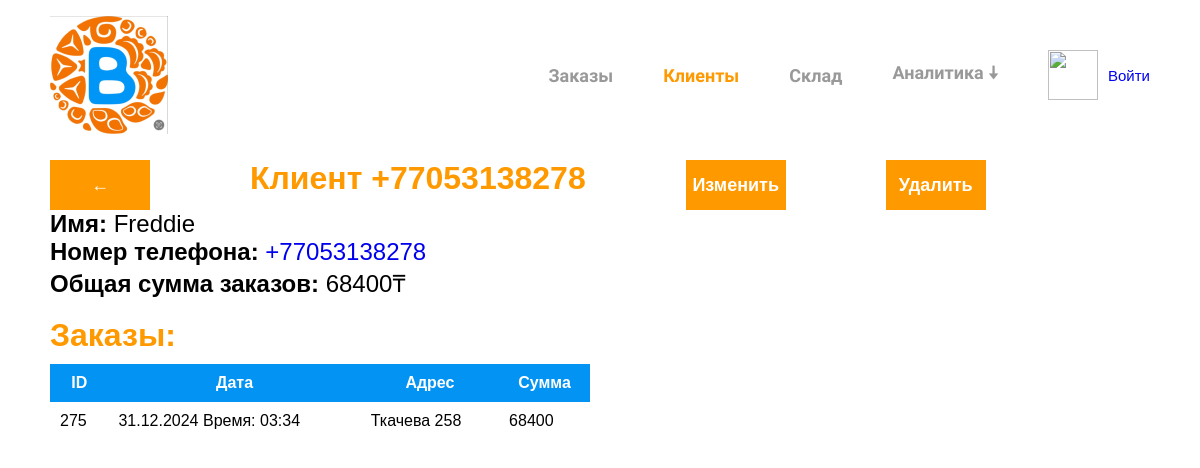
Page /clients/77053138278/ on the committed database.
### clients/models.py (models this page shows, shortened)
class Client(models.Model):
    phone_number = models.CharField(verbose_name="Номер телефона", max_length=15, unique=True, primary_key=True)
    password = models.CharField(verbose_name="Пароль", max_length=100, default="12345678")
    name = models.CharField(verbose_name="Имя", max_length=100)
    address = models.CharField(verbose_name="Адрес", max_length=150)
    total = models.DecimalField(verbose_name="Общая сумма заказов", default=0, max_digits=20, decimal_places=2)
    created_at = models.DateTimeField(auto_now_add=True)
    is_active = models.BooleanField(default=True)
    class Meta:
        ordering = ["-created_at"]

### orders/models.py (models this page shows, shortened)
class Order(models.Model):
    STAGES = {"1": 'Упаковка',
              "2": 'Готов к доставке',
              "3": "Доставляется",
              "4": "Завершен"}
    TYPE_OF_PAYMENTS = {"1": 'Kaspi QR',
                        "2": 'Перевод',
                        "3": "Наличные"}
    TYPE_OF_ORDERS = {"1": "Онлайн",
                      "2": "Оффлайн"}
    phone_number = models.ForeignKey(Client,
                                     related_name="orders",
                                     on_delete=models.CASCADE)
    address = models.CharField(verbose_name="Адрес", max_length=150)
    stage = models.CharField(verbose_name="Этап заказа", choices=STAGES, max_length=20, default="1")
    type_of_payment = models.CharField(verbose_name="Тип оплаты", choices=TYPE_OF_PAYMENTS, max_length=20)
    type_of_order = models.CharField(verbose_name="Тип заказа", choices=TYPE_OF_ORDERS, max_length=20)
    review = models.TextField(verbose_name="Отзыв клиента", max_length=200, null=True, blank=True)
    created_at = models.DateTimeField(auto_now_add=True)
    updated_at = models.DateTimeField(auto_now=True)
    class Meta:
        ordering = ['-created_at']
        indexes = [
			models.Index(fields=['-created_at']),
		]
    def get_total_cost(self):
        return sum(item.get_cost() for item in self.items.all()) + sum(item.get_cost() for item in self.combos.all())

class OrderItem(models.Model):
    order = models.ForeignKey(Order,
							related_name='items',
							on_delete=models.CASCADE)
    product = models.ForeignKey(Product,
                                related_name="order_items",
                                on_delete=models.CASCADE,
                                verbose_name="Продукт")
    amount = models.DecimalField(max_digits=10, decimal_places=2, verbose_name="Количество")
    def get_cost(self):
        return round(self.product.sell_price * self.amount)

### storage/models.py (models this page shows, shortened)
class Product(models.Model):
    name = models.CharField(max_length=50, verbose_name="Имя товара")
    amount = models.DecimalField(max_digits=10, decimal_places=2, verbose_name="Количество", default=0)
    sell_price = models.DecimalField(max_digits=10, decimal_places=2, verbose_name="Стоимость при продаже")
    cost_price = models.DecimalField(max_digits=10, decimal_places=2, verbose_name="Себестоимость")
    description = models.TextField(verbose_name="Описание")
    image = models.ImageField(upload_to="products/", verbose_name="Изображение")
    created_at = models.DateTimeField(auto_now_add=True)
    updated_at = models.DateTimeField(auto_now=True)
    available = models.BooleanField(default=True)

### clients/views.py (the view)
# urls.py: path('<int:pk>/', views.clients_detail_view, name="clients_detail"),
def clients_detail_view(request, pk):
    client = get_object_or_404(Client, pk=pk)
    if not client.is_active:
        raise Http404("Страница не найдена")
    orders = Order.objects.filter(phone_number=client.phone_number)
    total_sum = sum(order.get_total_cost() for order in orders)
    return render(request, 'clients/clients_detail.html', {
        "section": "clients",
		"client": client,
        "orders": orders,
        "total_sum": total_sum
    })

### templates/clients/clients_detail.html (shortened to what this page needs)
{% extends 'base.html' %}
{% load static %}
{% load i18n %}
{% block link %}
	<link rel="stylesheet" href="{% static 'css/clients_detail.css' %}">
{% endblock link %}
{% block body %}
	<div class="heading">
		{% if "update" in request.META.HTTP_REFERER %}
		<button onclick="window.location='{% url 'clients_list' %}'">←</button>
		{% else %}
		<button onclick="history.back()">←</button>
		{% endif %}
		<h1>Клиент +{{ client.phone_number }}</h1>
		<button class="change" onclick="window.location='{% url 'clients_update' client.phone_number %}'">Изменить</button>
		<button class="delete" onclick="window.location='{% url 'clients_delete' client.phone_number %}'">Удалить</button>
	</div>
	<p><b>Имя: </b>{{ client.name }}</p>
	<p><b>Номер телефона:</b> <a href="https://wa.me/{{ client.phone_number }}">+{{ client.phone_number }}</a></p>
	<p><b>Общая сумма заказов: </b>{{ total_sum }}₸</p>
	<br>
	<h1>Заказы:</h1>
	<table>
		<tr>
			<th>ID</th>
			<th>Дата</th>
			<th>Адрес</th>
			<th>Сумма</th>
		</tr>
		{% for order in orders %}
			{% if forloop.counter0|divisibleby:2 %}
			<tr class="white" onclick="window.location='{% url 'orders_detail' order.id %}'">
				<td>{{ order.id }}</td>
				<td>{{ order.created_at|date:"j.m.Y Время: H:i" }}</td>
				<td>{{ order.address }}</td>
				<td>{{ order.get_total_cost }}</td>
			</tr>
			{% endif %}
		{% endfor %}
	</table>
{% endblock body %}

### static/css/base.css (style rules this page uses)
* { margin: 0; padding: 0; font-family: "Arial"; }
a { text-decoration: none; }
button { background-color: #ff9900; border: none; width: 100px; height: 50px; color: white; font-size: 18px; font-weight: bold; padding: 5px; }
h1 { margin-bottom: 10px; color: #ff9900; }

### static/css/clients_detail.css (style rules this page uses)
p { font-size: 24px; }
.heading { display: flex; }
.heading > button { margin-right: 100px; }
.change { margin-left: 100px; }
table { width: 50%; border-collapse: collapse; box-sizing: border-box; }
th { background-color: #0394F3; color: white; }
th, td { font-size: 1em; padding: 10px; }
.white { background-color: white; }

### rows in the picture
Client: phone_number "77053138278", name "Freddie"
Order: id "275", created_at "31.12.2024 Время: 03:34", address "Ткачева 258", get_total_cost "68400"

### other values in the picture
{{ total_sum }} "68400"
